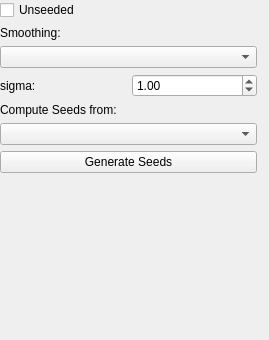
<?xml version="1.0" encoding="UTF-8"?>
<ui version="4.0">
 <class>containingWidget</class>
 <widget class="QWidget" name="containingWidget">
  <property name="geometry">
   <rect>
    <x>0</x>
    <y>0</y>
    <width>269</width>
    <height>340</height>
   </rect>
  </property>
  <property name="sizePolicy">
   <sizepolicy hsizetype="Preferred" vsizetype="Preferred">
    <horstretch>1</horstretch>
    <verstretch>0</verstretch>
   </sizepolicy>
  </property>
  <property name="minimumSize">
   <size>
    <width>256</width>
    <height>0</height>
   </size>
  </property>
  <property name="baseSize">
   <size>
    <width>0</width>
    <height>0</height>
   </size>
  </property>
  <property name="windowTitle">
   <string>Form</string>
  </property>
  <layout class="QHBoxLayout" name="horizontalLayout_3">
   <property name="leftMargin">
    <number>0</number>
   </property>
   <property name="topMargin">
    <number>0</number>
   </property>
   <property name="rightMargin">
    <number>12</number>
   </property>
   <property name="bottomMargin">
    <number>0</number>
   </property>
   <item>
    <layout class="QVBoxLayout" name="verticalLayout">
     <item>
      <layout class="QHBoxLayout" name="horizontalLayout" stretch="0">
       <property name="sizeConstraint">
        <enum>QLayout::SetDefaultConstraint</enum>
       </property>
       <item>
        <widget class="QCheckBox" name="unseededCheckBox">
         <property name="text">
          <string>Unseeded</string>
         </property>
        </widget>
       </item>
      </layout>
     </item>
     <item>
      <layout class="QVBoxLayout" name="verticalLayout_4">
       <item>
        <widget class="QLabel" name="smoothingLabel">
         <property name="text">
          <string>Smoothing:</string>
         </property>
        </widget>
       </item>
       <item>
        <widget class="QComboBox" name="smoothingComboBox"/>
       </item>
       <item>
        <layout class="QHBoxLayout" name="horizontalLayout_2">
         <item>
          <widget class="QLabel" name="smoothingSigmaLabel">
           <property name="text">
            <string>sigma:</string>
           </property>
          </widget>
         </item>
         <item>
          <widget class="QDoubleSpinBox" name="smoothingDoubleSpinBox">
           <property name="value">
            <double>1.000000000000000</double>
           </property>
          </widget>
         </item>
        </layout>
       </item>
      </layout>
     </item>
     <item>
      <layout class="QVBoxLayout" name="verticalLayout_3">
       <item>
        <widget class="QLabel" name="computeLabel">
         <property name="text">
          <string>Compute Seeds from:</string>
         </property>
        </widget>
       </item>
       <item>
        <widget class="QComboBox" name="computeComboBox"/>
       </item>
      </layout>
     </item>
     <item>
      <widget class="QPushButton" name="generateButton">
       <property name="text">
        <string>Generate Seeds</string>
       </property>
      </widget>
     </item>
     <item>
      <spacer name="verticalSpacer">
       <property name="orientation">
        <enum>Qt::Vertical</enum>
       </property>
       <property name="sizeHint" stdset="0">
        <size>
         <width>20</width>
         <height>40</height>
        </size>
       </property>
      </spacer>
     </item>
    </layout>
   </item>
  </layout>
 </widget>
 <resources/>
 <connections/>
</ui>
